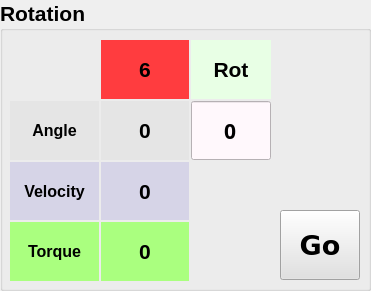
       <widget class="QGroupBox" name="ArmRotation_GroupBox">
        <property name="geometry">
         <rect>
          <x>540</x>
          <y>290</y>
          <width>371</width>
          <height>291</height>
         </rect>
        </property>
        <property name="font">
         <font>
          <pointsize>16</pointsize>
          <weight>75</weight>
          <bold>true</bold>
         </font>
        </property>
        <property name="styleSheet">
         <string notr="true"/>
        </property>
        <property name="title">
         <string>Rotation</string>
        </property>
        <widget class="QWidget" name="layoutWidget_4">
         <property name="geometry">
          <rect>
           <x>10</x>
           <y>40</y>
           <width>261</width>
           <height>241</height>
          </rect>
         </property>
         <layout class="QGridLayout" name="Arm_GridLayout_Rot">
          <property name="spacing">
           <number>2</number>
          </property>
          <item row="2" column="0">
           <widget class="QLabel" name="Arm_label_title_velocity_2">
            <property name="font">
             <font>
              <pointsize>12</pointsize>
              <weight>75</weight>
              <bold>true</bold>
             </font>
            </property>
            <property name="styleSheet">
             <string notr="true">background-color: rgb(214, 212, 231)</string>
            </property>
            <property name="text">
             <string>Velocity</string>
            </property>
            <property name="alignment">
             <set>Qt::AlignCenter</set>
            </property>
           </widget>
          </item>
          <item row="0" column="2">
           <widget class="QLabel" name="Arm_label_title_armRot">
            <property name="maximumSize">
             <size>
              <width>80</width>
              <height>90</height>
             </size>
            </property>
            <property name="font">
             <font>
              <pointsize>16</pointsize>
              <weight>75</weight>
              <bold>true</bold>
             </font>
            </property>
            <property name="styleSheet">
             <string notr="true">background-color:rgb(232, 255, 229)</string>
            </property>
            <property name="text">
             <string>Rot</string>
            </property>
            <property name="alignment">
             <set>Qt::AlignCenter</set>
            </property>
           </widget>
          </item>
          <item row="1" column="2">
           <widget class="QLineEdit" name="Arm_lineEdit_Angle">
            <property name="minimumSize">
             <size>
              <width>0</width>
              <height>0</height>
             </size>
            </property>
            <property name="maximumSize">
             <size>
              <width>80</width>
              <height>90</height>
             </size>
            </property>
            <property name="font">
             <font>
              <family>微軟正黑體</family>
              <pointsize>16</pointsize>
              <weight>75</weight>
              <bold>true</bold>
             </font>
            </property>
            <property name="layoutDirection">
             <enum>Qt::LeftToRight</enum>
            </property>
            <property name="styleSheet">
             <string notr="true">background-color:rgb(255, 248, 252)</string>
            </property>
            <property name="text">
             <string>0</string>
            </property>
            <property name="alignment">
             <set>Qt::AlignCenter</set>
            </property>
           </widget>
          </item>
          <item row="0" column="1">
           <widget class="QLabel" name="Arm_label_ID_6">
            <property name="font">
             <font>
              <pointsize>16</pointsize>
              <weight>75</weight>
              <bold>true</bold>
             </font>
            </property>
            <property name="styleSheet">
             <string notr="true">background-color :rgb(255, 60, 63)</string>
            </property>
            <property name="text">
             <string>6</string>
            </property>
            <property name="alignment">
             <set>Qt::AlignCenter</set>
            </property>
           </widget>
          </item>
          <item row="2" column="1">
           <widget class="QLabel" name="Arm_label_velocity_6">
            <property name="font">
             <font>
              <pointsize>16</pointsize>
              <weight>75</weight>
              <bold>true</bold>
             </font>
            </property>
            <property name="styleSheet">
             <string notr="true">background-color: rgb(214, 212, 231)</string>
            </property>
            <property name="text">
             <string>0</string>
            </property>
            <property name="alignment">
             <set>Qt::AlignCenter</set>
            </property>
           </widget>
          </item>
          <item row="4" column="1">
           <widget class="QLabel" name="Arm_label_torque_6">
            <property name="font">
             <font>
              <pointsize>16</pointsize>
              <weight>75</weight>
              <bold>true</bold>
             </font>
            </property>
            <property name="styleSheet">
             <string notr="true">background-color: rgb(170, 255, 127);</string>
            </property>
            <property name="text">
             <string>0</string>
            </property>
            <property name="alignment">
             <set>Qt::AlignCenter</set>
            </property>
           </widget>
          </item>
          <item row="1" column="1">
           <widget class="QLabel" name="Arm_label_angle_6">
            <property name="font">
             <font>
              <pointsize>16</pointsize>
              <weight>75</weight>
              <bold>true</bold>
             </font>
            </property>
            <property name="styleSheet">
             <string notr="true">background-color: rgb(229, 229, 229)</string>
            </property>
            <property name="text">
             <string>0</string>
            </property>
            <property name="alignment">
             <set>Qt::AlignCenter</set>
            </property>
           </widget>
          </item>
          <item row="1" column="0">
           <widget class="QLabel" name="Arm_label_title_angle_2">
            <property name="font">
             <font>
              <pointsize>12</pointsize>
              <weight>75</weight>
              <bold>true</bold>
             </font>
            </property>
            <property name="styleSheet">
             <string notr="true">background-color: rgb(229, 229, 229)</string>
            </property>
            <property name="text">
             <string>Angle</string>
            </property>
            <property name="alignment">
             <set>Qt::AlignCenter</set>
            </property>
           </widget>
          </item>
          <item row="4" column="0">
           <widget class="QLabel" name="Arm_label_title_torque_2">
            <property name="font">
             <font>
              <pointsize>12</pointsize>
              <weight>75</weight>
              <bold>true</bold>
             </font>
            </property>
            <property name="styleSheet">
             <string notr="true">background-color: rgb(170, 255, 127);</string>
            </property>
            <property name="text">
             <string>Torque</string>
            </property>
            <property name="alignment">
             <set>Qt::AlignCenter</set>
            </property>
           </widget>
          </item>
         </layout>
        </widget>
        <widget class="QPushButton" name="Arm_btn_RotGo">
         <property name="geometry">
          <rect>
           <x>280</x>
           <y>210</y>
           <width>80</width>
           <height>70</height>
          </rect>
         </property>
         <property name="minimumSize">
          <size>
           <width>0</width>
           <height>0</height>
          </size>
         </property>
         <property name="maximumSize">
          <size>
           <width>80</width>
           <height>70</height>
          </size>
         </property>
         <property name="font">
          <font>
           <family>Bitstream Vera Sans</family>
           <pointsize>20</pointsize>
           <weight>75</weight>
           <bold>true</bold>
          </font>
         </property>
         <property name="styleSheet">
          <string notr="true">background-color :rgb(225, 225, 225)</string>
         </property>
         <property name="text">
          <string>Go</string>
         </property>
         <property name="autoExclusive">
          <bool>true</bool>
         </property>
        </widget>
       </widget>
